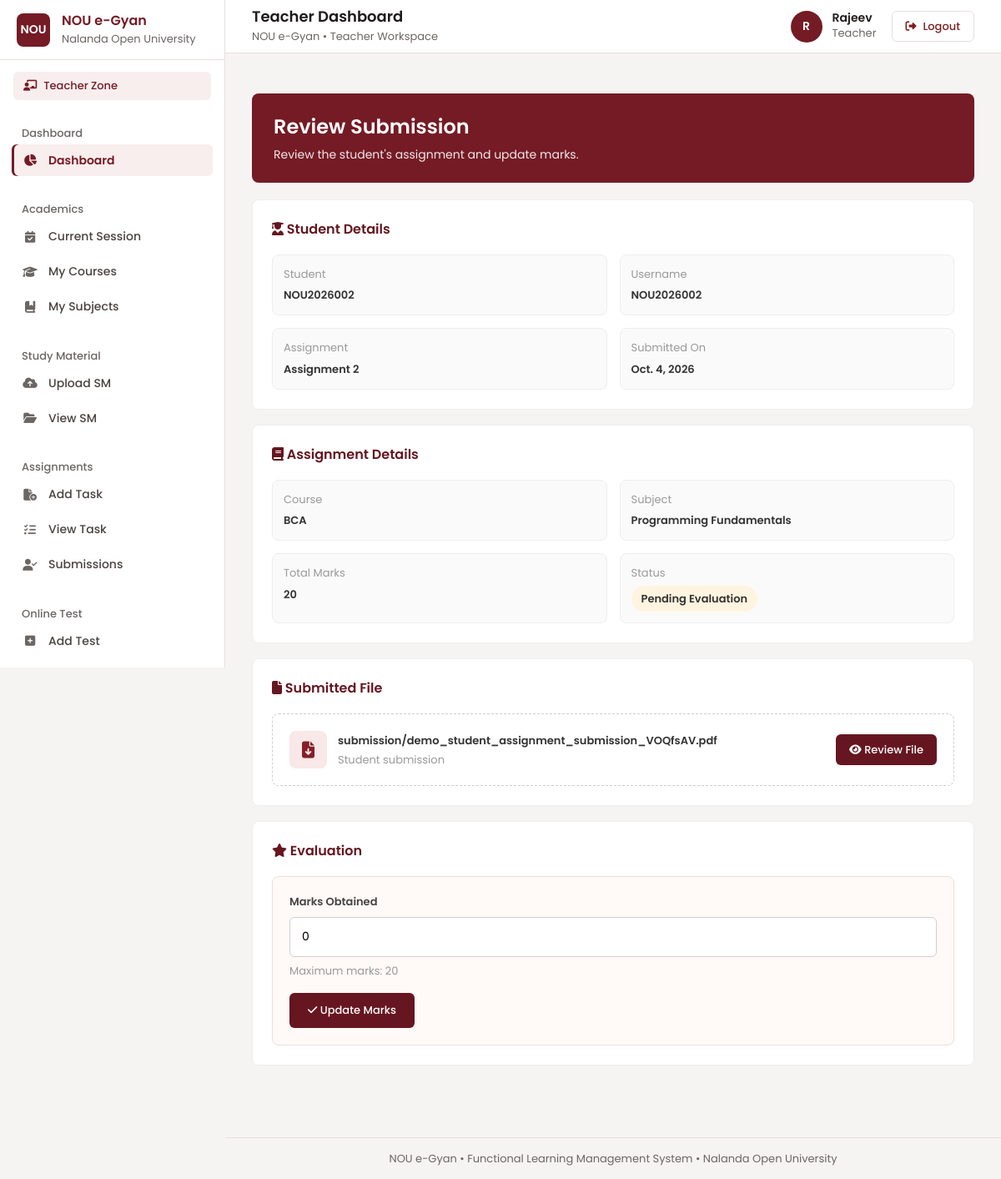
Page /teacher/review-submission/6/ (signed in) on the committed database.
### myapp/models.py (models this page shows, shortened)
class tbl_teacher(models.Model):
    user=models.OneToOneField(User,
        on_delete=models.CASCADE,
        related_name="Teacher"
    )
    employee_id = models.IntegerField(primary_key=True, auto_created=True)
    name = models.CharField(max_length=200)
    email = models.CharField(max_length=200)
    mobile = models.CharField(max_length=20)
    department = models.CharField(max_length=200)
    designation = models.CharField(max_length=200)
    username = models.CharField(max_length=100)
    password = models.CharField(max_length=100)
    status = models.CharField(max_length=100)
    Dor = models.DateTimeField()

class TaskSubmit(models.Model):
    task=models.ForeignKey(
        tbl_assignment,
        on_delete=models.CASCADE
    )
    student = models.ForeignKey(User, on_delete=models.CASCADE)
    submitted_file=models.FileField(upload_to='submission/')
    submit_to=models.CharField(max_length=50)
    status=models.CharField(max_length=50)
    marks = models.PositiveIntegerField(default=0)
    dos=models.DateField()

class tbl_assignment(models.Model):
    id = models.IntegerField(primary_key=True,auto_created=True)
    title = models.CharField(max_length=200)
    due_date = models.DateField()
    course = models.CharField(max_length=100)
    subject = models.CharField(max_length=100)
    total_marks = models.IntegerField(default=20)
    attachment = models.FileField(upload_to='assignments/',null=True,blank=True)
    status = models.CharField(max_length=20)
    instructions = models.TextField(null=True,blank=True)
    create_by = models.ForeignKey(User,on_delete=models.SET_NULL,null=True)
    Dor = models.DateTimeField()

### myapp/views.py (the view)
# urls.py: path("teacher/review-submission/<int:id>/",teacher_review_submission, name="teacher_review_submission"),
@login_required
def teacher_review_submission(request, id):
    submission = get_object_or_404(TaskSubmit, id=id)
    return render(
        request,
        "teacher/review_submission.html",
        {"submission": submission}
    )

### myapp/templates/teacher/review_submission.html (shortened to what this page needs)
{% extends "teacher/base.html" %}
{% block content %}
<div class="review-page">
    <div class="review-hero">
        <h2>Review Submission</h2>
        <p>Review the student's assignment and update marks.</p>
    </div>
    <div class="review-card">
        <h3>
            <i class="fa-solid fa-user-graduate"></i>
            Student Details
        </h3>
        <div class="detail-grid">
            <div class="detail-item">
                <label>Student</label>
                <span>
                    {{ submission.student.get_full_name|default:submission.student.username }}
                </span>
            </div>
            <div class="detail-item">
                <label>Username</label>
                <span>{{ submission.student.username }}</span>
            </div>
            <div class="detail-item">
                <label>Assignment</label>
                <span>{{ submission.task.title }}</span>
            </div>
            <div class="detail-item">
                <label>Submitted On</label>
                <span>{{ submission.dos }}</span>
            </div>
        </div>
    </div>
    <div class="review-card">
        <h3>
            <i class="fa-solid fa-book"></i>
            Assignment Details
        </h3>
        <div class="detail-grid">
            <div class="detail-item">
                <label>Course</label>
                <span>{{ submission.task.course }}</span>
            </div>
            <div class="detail-item">
                <label>Subject</label>
                <span>{{ submission.task.subject }}</span>
            </div>
            <div class="detail-item">
                <label>Total Marks</label>
                <span>{{ submission.task.total_marks }}</span>
            </div>
            <div class="detail-item">
                <label>Status</label>
                <span>
                    {% if submission.status == "Evaluated" %}
                        <span class="status-badge evaluated">Evaluated</span>
                    {% else %}
                        <span class="status-badge pending">Pending Evaluation</span>
                    {% endif %}
                </span>
            </div>
        </div>
    </div>
    <div class="review-card">
        <h3>
            <i class="fa-solid fa-file"></i>
            Submitted File
        </h3>
        <div class="file-box">
            <div class="file-info">
                <div class="file-icon">
                    <i class="fa-solid fa-file-arrow-down"></i>
                </div>
                <div>
                    <strong>
                        {{ submission.submitted_file.name|default:"Submitted File" }}
                    </strong>
                    <small>
                        Student submission
                    </small>
                </div>
            </div>
            {% if submission.submitted_file %}
                <a href="{{ submission.submitted_file.url }}"
                   target="_blank"
                   class="file-btn">
                    <i class="fa-solid fa-eye"></i>
                    Review File
                </a>
            {% endif %}
        </div>
    </div>
    <div class="review-card">
        <h3>
            <i class="fa-solid fa-star"></i>
            Evaluation
        </h3>
        <div class="marks-area">
            <form method="POST"
                  action="{% url 'give_assignment_marks' submission.id %}">
                <label class="marks-label">
                    Marks Obtained
                </label>
                <input
                    type="number"
                    name="marks"
                    class="marks-input"
                    min="0"
                    max="{{ submission.task.total_marks }}"
                    value="{{ submission.marks }}"
                    required
                >
                <div class="marks-note">
                    Maximum marks: {{ submission.task.total_marks }}
                </div>
                <button type="submit" class="update-btn">
                    <i class="fa-solid fa-check"></i>
                    Update Marks
                </button>
            </form>
        </div>
    </div>
</div>
{% endblock %}

### myapp/templates/teacher/base.html (shortened to what this page needs)
{% load static %}
<!doctype html>
<html lang="en">
<head>
    <link rel="stylesheet" href="https://cdnjs.cloudflare.com/ajax/libs/font-awesome/6.5.2/css/all.min.css">
</head>
<body>
<div class="layout">
    <aside class="sidebar" id="sidebar">
        <div class="brand">
            <div class="seal">NOU</div>
            <div class="brand-text">
                <b>NOU e-Gyan</b>
                <small>Nalanda Open University</small>
            </div>
        </div>
        <div class="role-badge">
            <i class="fa-solid fa-chalkboard-user"></i>
            {% block user_role %}Teacher Zone{% endblock %}
        </div>
        <nav class="nav-wrapper">
            <div class="nav-group">
                <div class="nav-header">Dashboard</div>
                <div class="nav-sub" >
                    <a href="{% url 'tdash' %}" class="nav-link active">
                        <i class="fa-solid fa-chart-pie icon"></i>
                        <span>Dashboard</span>
                    </a>
                </div>
            </div>
            <div class="nav-group">
                <div class="nav-header">Academics</div>
                <div class="nav-sub">
                    <a href="{% url 'currentsession' %}" class="nav-link">
                        <i class="fa-solid fa-calendar-check icon"></i>
                        <span>Current Session</span>
                    </a>
                    <a href="{% url 'mycourse' %}" class="nav-link">
                        <i class="fa-solid fa-graduation-cap icon"></i>
                        <span>My Courses</span>
                    </a>
                    <a href="{% url 'mysubject' %}" class="nav-link">
                        <i class="fa-solid fa-book-bookmark icon"></i>
                        <span>My Subjects</span>
                    </a>
                </div>
            </div>
            <div class="nav-group">
                <div class="nav-header">Study Material</div>
                <div class="nav-sub">
                    <a href="{% url 'tuploadsm' %}" class="nav-link">
                        <i class="fa-solid fa-cloud-arrow-up icon"></i>
                        <span>Upload SM</span>
                    </a>
                    <a href="{% url 'tviewsm' %}" class="nav-link">
                        <i class="fa-solid fa-folder-open icon"></i>
                        <span>View SM</span>
                    </a>
                </div>
            </div>
            <div class="nav-group">
                <div class="nav-header">Assignments</div>
                <div class="nav-sub">
                    <a href="{% url 'taddtask' %}" class="nav-link">
                        <i class="fa-solid fa-file-circle-plus icon"></i>
                        <span>Add Task</span>
                    </a>
                    <a href="{% url 'tviewtask' %}" class="nav-link">
                        <i class="fa-solid fa-list-check icon"></i>
                        <span>View Task</span>
                    </a>
                    <a href="{% url 'teacher_submissions' %}" class="nav-link">
                        <i class="fa-solid fa-user-check icon"></i>
                        <span>Submissions</span>
                    </a>
                </div>
            </div>
            <div class="nav-group">
                <div class="nav-header">Online Test</div>
                <div class="nav-sub">
                    <a href="{% url 'tonline_test' %}" class="nav-link">
                        <i class="fa-solid fa-square-plus icon"></i>
                        <span>Add Test</span>
                    </a>
                    <a href="{% url 'tshow_test' %}" class="nav-link">
                    </a>
                </div>
            </div>
        </nav>
    </aside>
    <main class="main">
        <header class="topbar">
            <div class="topbar-left">
                <div class="page-id">
                    <b>{% block page_title %}Teacher Dashboard{% endblock %}</b>
                    <small>NOU e-Gyan • Teacher Workspace</small>
                </div>
            </div>
            <div class="top-tools">
                <div class="profile-pill">
                    <div class="profile-avatar">
                        {{ request.user.Teacher.name|first|upper }}
                    </div>
                    <div class="profile-info">
                        <b>{{ request.user.Teacher.name }}</b>
                        <small>Teacher</small>
                    </div>
                </div>
                <a href="{% url 'logout' %}" class="logout-btn">
                    <i class="fa-solid fa-right-from-bracket"></i>
                    <span>Logout</span>
                </a>
            </div>
        </header>
        <div class="content">
            {% block content %}
            {% endblock %}
        </div>
        <footer class="footer">
            NOU e-Gyan • Functional Learning Management System • Nalanda Open University
        </footer>
    </main>
</div>
</body>
</html>

### myapp/templates/partials/poppins.html (style rules this page uses)
:root { --font-poppins: "Poppins", system-ui, -apple-system, "Segoe UI", Roboto, sans-serif; --fw-light: 300; --fw-regular: 400; --fw-medium: 500; --fw-semibold: 600; --fw-bold: 700; --fw-extrabold: 800; }
html, body, button, input, select, textarea, optgroup, option, table, caption, th, td, h1, h2, h3, h4, h5, h6, p, a, span, div, label, ul, ol, li, dl, dt, dd, small, strong, b, em, legend, summary, figcaption, blockquote, section, header, footer, nav, main, aside, article, form, fieldset { font-family: var(--font-poppins); }
html { -webkit-text-size-adjust: 100%; text-size-adjust: 100%; }
body { font-weight: var(--fw-regular); -webkit-font-smoothing: antialiased; -moz-osx-font-smoothing: grayscale; text-rendering: optimizeLegibility; -webkit-tap-highlight-color: transparent; }

### myapp/templates/teacher/review_submission.html (style rules this page uses)
.review-page { max-width: 1200px; margin: 0 auto; padding: 20px 0 40px; font-family: "Poppins", sans-serif; }
.review-hero { background: #661620; border-radius: 10px; padding: 28px 32px; color: #fff; margin-bottom: 20px; }
.review-hero h2 { margin: 0 0 5px; font-size: 24px; }
.review-hero p { margin: 0; font-size: 13px; opacity: .9; }
.review-card { background: #fff; border: 1px solid #eee; border-radius: 10px; padding: 23px; margin-bottom: 18px; box-shadow: none; }
.review-card h3 { margin: 0 0 18px; color: #661620; font-size: 16px; }
.detail-grid { display: grid; grid-template-columns: repeat(2, 1fr); gap: 15px; }
.detail-item { background: #fafafa; border: 1px solid #eee; border-radius: 8px; padding: 13px; }
.detail-item label { display: block; font-size: 13px; color: #999; margin-bottom: 5px; text-transform: none; }
.detail-item span { color: #333; font-size: 13px; font-weight: 600; }
.file-box { border: 1px dashed #cfcfcf; border-radius: 8px; padding: 20px; display: flex; align-items: center; justify-content: space-between; gap: 15px; }
.file-info { display: flex; align-items: center; gap: 13px; }
.file-icon { width: 45px; height: 45px; border-radius: 8px; background: #f8e8e8; color: #851f28; display: flex; align-items: center; justify-content: center; font-size: 20px; }
.file-info strong { font-size: 13px; color: #333; }
.file-info small { display: block; color: #999; font-size: 13px; margin-top: 3px; }
.file-btn { text-decoration: none; background: #661620; color: #fff; padding: 9px 16px; border-radius: 6px; font-size: 13px; font-weight: 600; }
.marks-area { background: #fff9f7; border: 1px solid #f0deda; border-radius: 8px; padding: 20px; }
.marks-label { font-size: 13px; font-weight: 600; color: #444; margin-bottom: 8px; display: block; }
.marks-input { width: 100%; height: 48px; border: 1px solid #ddd; border-radius: 6px; padding: 0 14px; font-family: "Poppins", sans-serif; outline: none; box-sizing: border-box; }
.marks-note { font-size: 13px; color: #999; margin-top: 7px; }
.update-btn { margin-top: 17px; border: none; background: #661620; color: #fff; padding: 11px 22px; border-radius: 6px; font-family: "Poppins", sans-serif; font-size: 13px; font-weight: 600; cursor: pointer; }
.status-badge { display: inline-block; padding: 6px 12px; border-radius: 30px; font-size: 13px; font-weight: 600; }
.pending { background: #fff4df; color: #a56a00; }

### rows in the picture
TaskSubmit: student.get_full_name "NOU2026002", student.username "NOU2026002", task "Assignment 2", dos "Oct. 4, 2026", task.course "BCA", task.subject "Programming Fundamentals", task.total_marks "20", submitted_file.name "submission/demo_student_assignment_submission_VOQfsAV.pdf", marks "0"

### other values in the picture
{{ request.user.Teacher.name|first|upper }} "R"
{{ request.user.Teacher.name }} "Rajeev"
